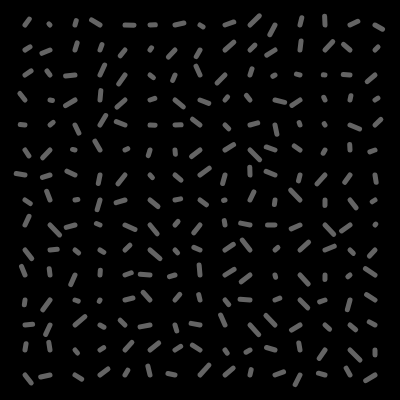
Frame 1 (no input)
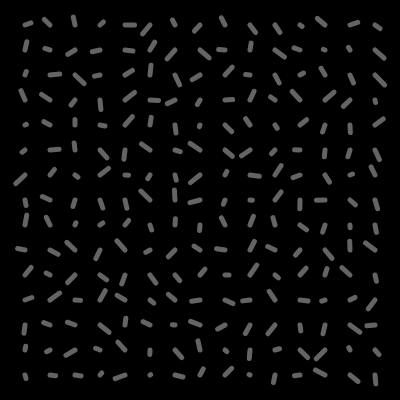
Frame 60 (no input)
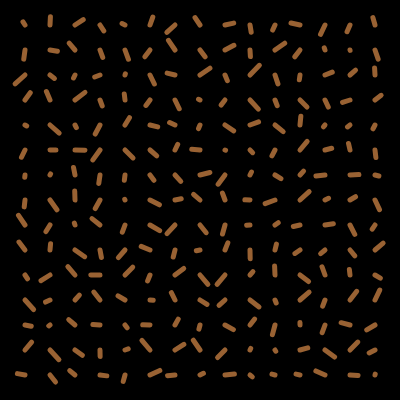
Frame 120 (the mouse pressed at the canvas centre since frame 60)

The p5.js sketch that drew these frames (run headless with seeded random() and noise() and a simulated clock; from frame 60 on, the mouse is pressed at the canvas centre):

// p5.js sketch
// ── sketch.js
let t;

function setup() {
  createCanvas(400, 400);
  t = 0;
}

function draw() {
  background(0);
  // speed
  frameRate(20);

  // color var: black and white
  let r = 255;
  let g = 255;
  let b = 255;
  let a = 100;

  if (mouseIsPressed) {
    // color var: mixed colors
    r = 255 * noise(t + 10);
    g = 255 * noise(t + 15);
    b = 255 * noise(t + 20);
    a = 255;
    frameRate(100);
  } else {
    // color var: black and white
    r = 255;
    g = 255;
    b = 255;
  }

  // array of lines: x def
  for (let x = 25; x < 400; x += 25) {
    // array of lines: y def
    for (let y = 25; y < 400; y += 25) {
      stroke(r, g, b, a);
      strokeWeight(5);

      line(x, y, x + random(-10, 10), y + random(-10, 10));
      t = t + 0.01;
    }
  }
}
